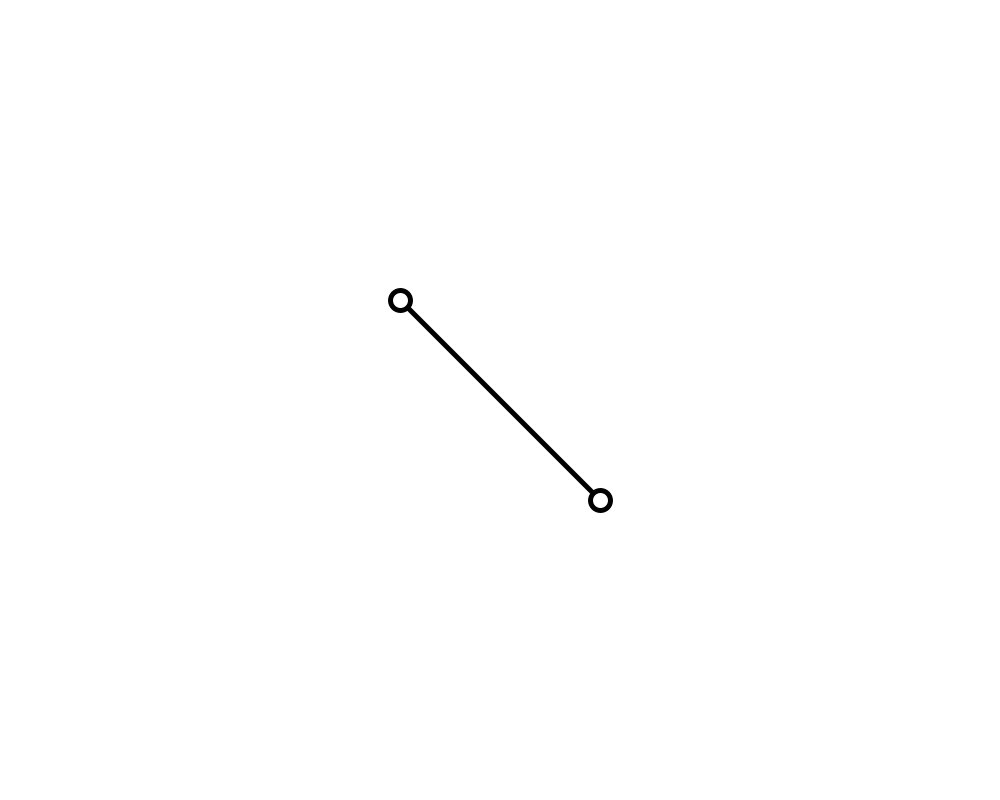
Frame 1 (no input)
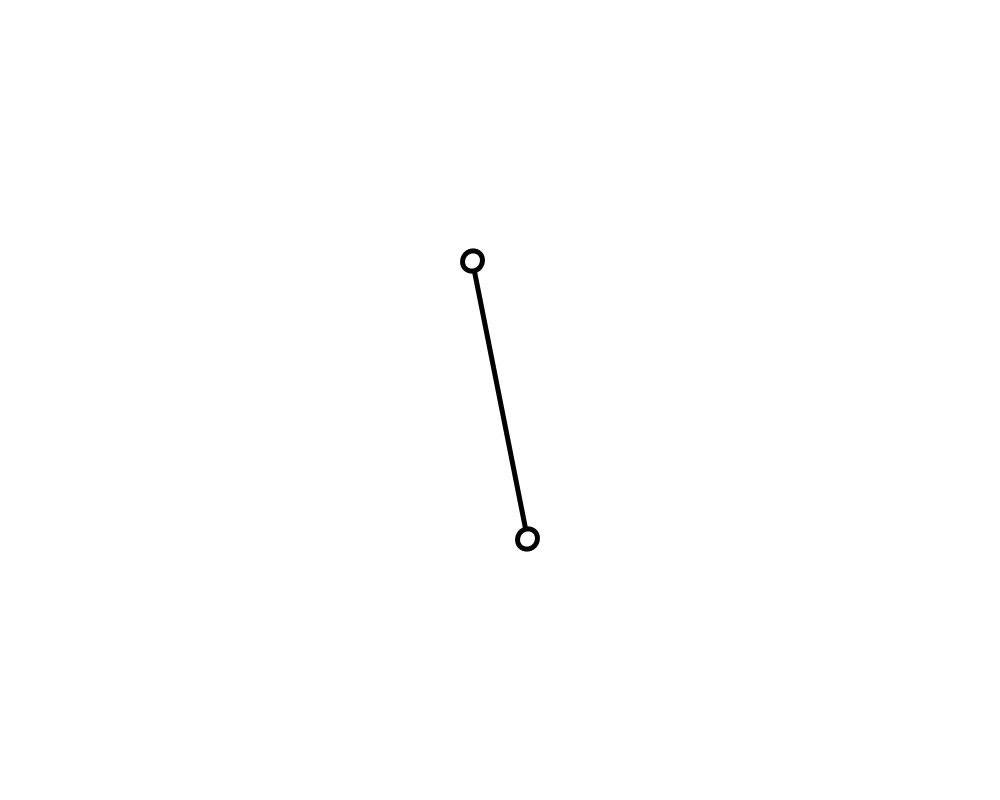
Frame 60 (the mouse pressed at the canvas centre just before this capture)
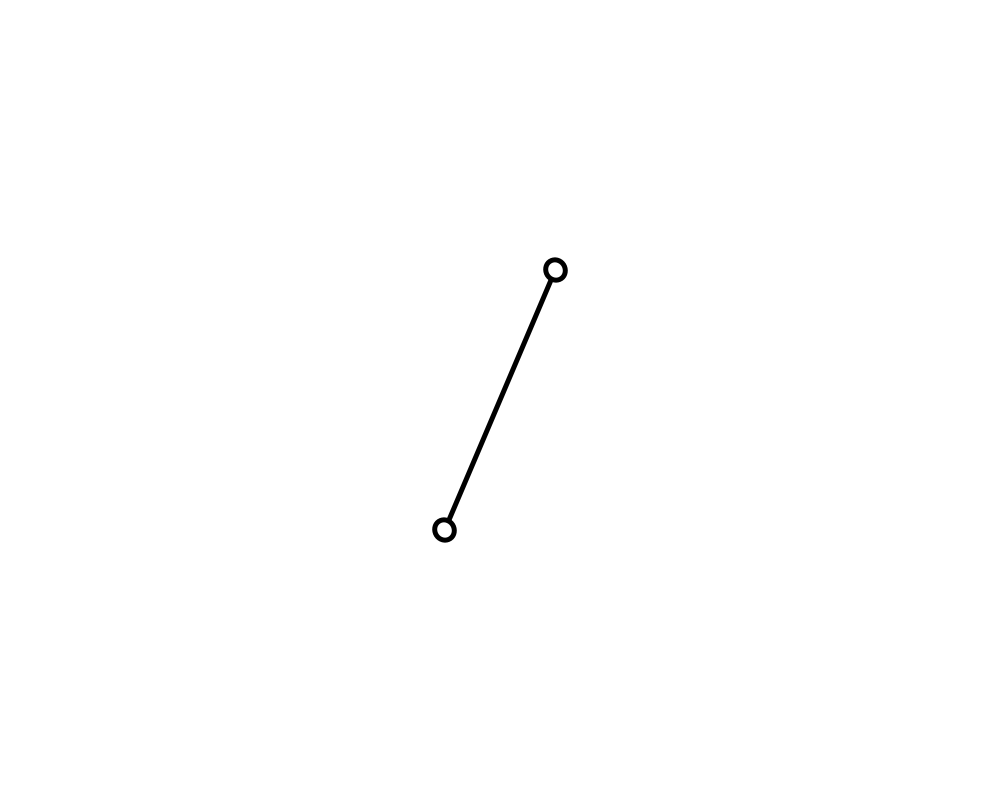
Frame 120 (the mouse held since frame 60 and released just before this capture)

The Processing sketch that drew these frames (run headless with seeded random() and noise(); from frame 60 on, the mouse is pressed at the canvas centre):

// Processing sketch: The_Translate_of_Ball
// ── The_Translate_of_Ball.pde
PVector point1;
PVector point2;
float angle = 0;
float r1 = 20;
float r2 = 20;
void setup()
{
  size(1000,800);
  point1 = new PVector(100,100);
  point2 = new PVector(-100,-100);
}

void draw()
{
  background(255);
  translate(width/2,height/2);
  rotate(angle);
  strokeWeight(5);
  line(point1.x,point1.y,point2.x,point2.y);
  ellipse(point1.x,point1.y,r1,r1);
  ellipse(point2.x,point2.y,r2,r2);
  angle+=0.01;
}
